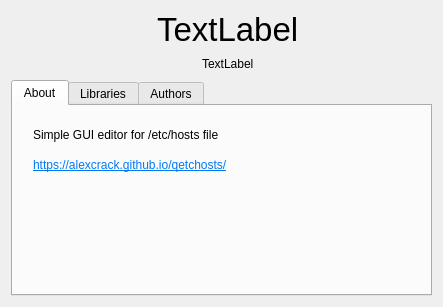
<?xml version="1.0" encoding="UTF-8"?>
<ui version="4.0">
 <class>AboutDialog</class>
 <widget class="QDialog" name="AboutDialog">
  <property name="windowModality">
   <enum>Qt::WindowModal</enum>
  </property>
  <property name="geometry">
   <rect>
    <x>0</x>
    <y>0</y>
    <width>443</width>
    <height>307</height>
   </rect>
  </property>
  <property name="sizePolicy">
   <sizepolicy hsizetype="Fixed" vsizetype="Fixed">
    <horstretch>0</horstretch>
    <verstretch>0</verstretch>
   </sizepolicy>
  </property>
  <property name="minimumSize">
   <size>
    <width>443</width>
    <height>307</height>
   </size>
  </property>
  <property name="windowTitle">
   <string>Dialog</string>
  </property>
  <property name="sizeGripEnabled">
   <bool>false</bool>
  </property>
  <property name="modal">
   <bool>true</bool>
  </property>
  <layout class="QVBoxLayout" name="verticalLayout_2">
   <item>
    <layout class="QHBoxLayout" name="horizontalLayout_3">
     <item>
      <widget class="QLabel" name="lblIcon">
       <property name="text">
        <string/>
       </property>
       <property name="pixmap">
        <pixmap resource="icons.qrc">:/toolbar/icons/icon.svg</pixmap>
       </property>
      </widget>
     </item>
     <item>
      <layout class="QVBoxLayout" name="verticalLayout">
       <item>
        <layout class="QHBoxLayout" name="horizontalLayout_2">
         <item>
          <spacer name="horizontalSpacer_3">
           <property name="orientation">
            <enum>Qt::Horizontal</enum>
           </property>
           <property name="sizeHint" stdset="0">
            <size>
             <width>40</width>
             <height>20</height>
            </size>
           </property>
          </spacer>
         </item>
         <item>
          <widget class="QLabel" name="lblName">
           <property name="font">
            <font>
             <pointsize>25</pointsize>
            </font>
           </property>
           <property name="text">
            <string>TextLabel</string>
           </property>
          </widget>
         </item>
         <item>
          <spacer name="horizontalSpacer_4">
           <property name="orientation">
            <enum>Qt::Horizontal</enum>
           </property>
           <property name="sizeHint" stdset="0">
            <size>
             <width>40</width>
             <height>20</height>
            </size>
           </property>
          </spacer>
         </item>
        </layout>
       </item>
       <item>
        <layout class="QHBoxLayout" name="horizontalLayout">
         <item>
          <spacer name="horizontalSpacer">
           <property name="orientation">
            <enum>Qt::Horizontal</enum>
           </property>
           <property name="sizeHint" stdset="0">
            <size>
             <width>40</width>
             <height>20</height>
            </size>
           </property>
          </spacer>
         </item>
         <item>
          <widget class="QLabel" name="lblVersion">
           <property name="text">
            <string>TextLabel</string>
           </property>
          </widget>
         </item>
         <item>
          <spacer name="horizontalSpacer_2">
           <property name="orientation">
            <enum>Qt::Horizontal</enum>
           </property>
           <property name="sizeHint" stdset="0">
            <size>
             <width>40</width>
             <height>20</height>
            </size>
           </property>
          </spacer>
         </item>
        </layout>
       </item>
      </layout>
     </item>
    </layout>
   </item>
   <item>
    <widget class="QTabWidget" name="tabWidget">
     <property name="currentIndex">
      <number>0</number>
     </property>
     <widget class="QWidget" name="tab">
      <attribute name="title">
       <string>About</string>
      </attribute>
      <widget class="QLabel" name="label">
       <property name="geometry">
        <rect>
         <x>20</x>
         <y>20</y>
         <width>261</width>
         <height>18</height>
        </rect>
       </property>
       <property name="text">
        <string>Simple GUI editor for /etc/hosts file</string>
       </property>
      </widget>
      <widget class="QLabel" name="label_2">
       <property name="geometry">
        <rect>
         <x>20</x>
         <y>50</y>
         <width>291</width>
         <height>18</height>
        </rect>
       </property>
       <property name="text">
        <string notr="true">&lt;html&gt;&lt;head/&gt;&lt;body&gt;&lt;p&gt;&lt;a href=&quot;https://alexcrack.github.io/qetchosts/&quot;&gt;&lt;span style=&quot; text-decoration: underline; color:#007af4;&quot;&gt;https://alexcrack.github.io/qetchosts/&lt;/span&gt;&lt;/a&gt;&lt;/p&gt;&lt;/body&gt;&lt;/html&gt;</string>
       </property>
       <property name="textFormat">
        <enum>Qt::RichText</enum>
       </property>
       <property name="textInteractionFlags">
        <set>Qt::TextBrowserInteraction</set>
       </property>
      </widget>
     </widget>
     <widget class="QWidget" name="libs">
      <attribute name="title">
       <string>Libraries</string>
      </attribute>
      <layout class="QVBoxLayout" name="verticalLayout_3">
       <item>
        <widget class="QLabel" name="label_3">
         <property name="text">
          <string>&lt;html&gt;
&lt;head/&gt;
&lt;body&gt;
&lt;ul&gt;
&lt;li&gt;Qt&lt;/li&gt;
&lt;li&gt;Icons 8&lt;/li&gt;
&lt;/ul&gt;
&lt;/body&gt;
&lt;/html&gt;</string>
         </property>
         <property name="textFormat">
          <enum>Qt::RichText</enum>
         </property>
         <property name="alignment">
          <set>Qt::AlignLeading|Qt::AlignLeft|Qt::AlignTop</set>
         </property>
         <property name="textInteractionFlags">
          <set>Qt::TextBrowserInteraction</set>
         </property>
        </widget>
       </item>
      </layout>
     </widget>
     <widget class="QWidget" name="tab_2">
      <attribute name="title">
       <string>Authors</string>
      </attribute>
      <layout class="QVBoxLayout" name="verticalLayout_4">
       <item>
        <widget class="QLabel" name="label_4">
         <property name="text">
          <string>&lt;html&gt;&lt;head/&gt;&lt;body&gt;&lt;ul style=&quot;margin-top: 0px; margin-bottom: 0px; margin-left: 0px; margin-right: 0px; -qt-list-indent: 1;&quot;&gt;&lt;li style=&quot; margin-top:12px; margin-bottom:12px; margin-left:0px; margin-right:0px; -qt-block-indent:0; text-indent:0px;&quot;&gt;Alexey Avramchik &lt;a href=&quot;https://github.com/alexcrack&quot;&gt;&lt;span style=&quot; text-decoration: underline; color:#007af4;&quot;&gt;https://github.com/alexcrack&lt;/span&gt;&lt;/a&gt;&lt;/li&gt;&lt;/ul&gt;&lt;p&gt;&lt;br/&gt;&lt;/p&gt;&lt;/body&gt;&lt;/html&gt;</string>
         </property>
         <property name="textFormat">
          <enum>Qt::RichText</enum>
         </property>
         <property name="alignment">
          <set>Qt::AlignLeading|Qt::AlignLeft|Qt::AlignTop</set>
         </property>
        </widget>
       </item>
      </layout>
     </widget>
    </widget>
   </item>
  </layout>
 </widget>
 <resources>
  <include location="icons.qrc"/>
 </resources>
 <connections/>
</ui>
